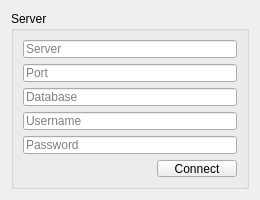
<?xml version="1.0" encoding="UTF-8"?>
<ui version="4.0">
 <class>SqlConnect</class>
 <widget class="QWidget" name="SqlConnect">
  <property name="geometry">
   <rect>
    <x>0</x>
    <y>0</y>
    <width>260</width>
    <height>200</height>
   </rect>
  </property>
  <property name="sizePolicy">
   <sizepolicy hsizetype="Preferred" vsizetype="Preferred">
    <horstretch>0</horstretch>
    <verstretch>0</verstretch>
   </sizepolicy>
  </property>
  <property name="minimumSize">
   <size>
    <width>260</width>
    <height>200</height>
   </size>
  </property>
  <property name="maximumSize">
   <size>
    <width>260</width>
    <height>200</height>
   </size>
  </property>
  <property name="windowTitle">
   <string>Form</string>
  </property>
  <layout class="QVBoxLayout" name="verticalLayout_2">
   <item>
    <widget class="QGroupBox" name="groupBox_2">
     <property name="title">
      <string>Server</string>
     </property>
     <layout class="QVBoxLayout" name="verticalLayout">
      <item>
       <widget class="QLineEdit" name="lE_Server">
        <property name="inputMask">
         <string/>
        </property>
        <property name="text">
         <string/>
        </property>
        <property name="placeholderText">
         <string>Server</string>
        </property>
       </widget>
      </item>
      <item>
       <widget class="QLineEdit" name="lE_Port">
        <property name="readOnly">
         <bool>false</bool>
        </property>
        <property name="placeholderText">
         <string>Port</string>
        </property>
       </widget>
      </item>
      <item>
       <widget class="QLineEdit" name="lE_Database">
        <property name="placeholderText">
         <string>Database</string>
        </property>
       </widget>
      </item>
      <item>
       <widget class="QLineEdit" name="lE_Username">
        <property name="text">
         <string/>
        </property>
        <property name="placeholderText">
         <string>Username</string>
        </property>
       </widget>
      </item>
      <item>
       <widget class="QLineEdit" name="lE_Password">
        <property name="placeholderText">
         <string>Password</string>
        </property>
       </widget>
      </item>
      <item>
       <layout class="QHBoxLayout" name="horizontalLayout">
        <item>
         <widget class="QLabel" name="label_status">
          <property name="minimumSize">
           <size>
            <width>23</width>
            <height>23</height>
           </size>
          </property>
          <property name="maximumSize">
           <size>
            <width>23</width>
            <height>23</height>
           </size>
          </property>
          <property name="text">
           <string/>
          </property>
         </widget>
        </item>
        <item>
         <spacer name="horizontalSpacer">
          <property name="orientation">
           <enum>Qt::Horizontal</enum>
          </property>
          <property name="sizeHint" stdset="0">
           <size>
            <width>40</width>
            <height>20</height>
           </size>
          </property>
         </spacer>
        </item>
        <item>
         <widget class="QPushButton" name="btn_Connect">
          <property name="text">
           <string>Connect</string>
          </property>
         </widget>
        </item>
       </layout>
      </item>
     </layout>
    </widget>
   </item>
  </layout>
 </widget>
 <resources/>
 <connections/>
</ui>
